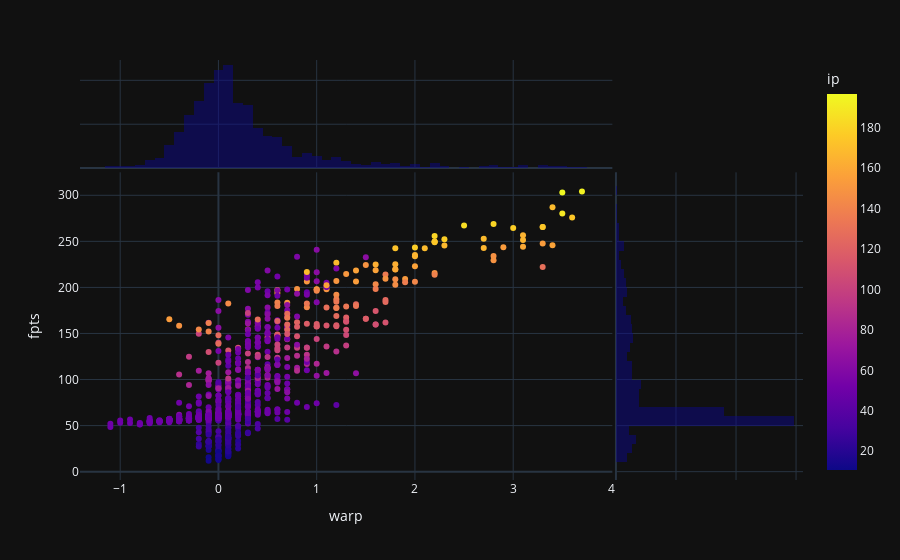

Notebook source saved alongside this figure:
### Code cell
fig = px.scatter(
    df_pecota_pitching[["name", "age", "ip", "warp", "fantraxid", "fpts"]],
    x="warp",
    y="fpts",
    color="ip",
    hover_data=["name", "fantraxid"],
    marginal_x="histogram",
    marginal_y="histogram",
)
fig.show()

### Figure 1 — Plotly figure (JSON) as saved in the notebook; plotly's stock layout.template omitted (floating-point values rounded to 4 significant figures; data arrays with more than 128 entries replaced by an {"elided": "..."} marker saying what was removed)
{"data": [{"customdata": {"elided": "988x2 str values"}, "hovertemplate": "warp=%{x}<br>fpts=%{y}<br>name=%{customdata[0]}<br>fantraxid=%{customdata[1]}<br>ip=%{marker.color}<extra></extra>", "legendgroup": "", "marker": {"color": {"elided": "988 float values"}, "coloraxis": "coloraxis", "symbol": "circle"}, "mode": "markers", "name": "", "orientation": "v", "showlegend": false, "type": "scatter", "x": {"elided": "988 float values"}, "xaxis": "x", "y": {"elided": "988 float values"}, "yaxis": "y"}, {"alignmentgroup": "True", "bingroup": "x", "hovertemplate": "warp=%{x}<br>count=%{y}<extra></extra>", "legendgroup": "", "marker": {"color": "#0d0887"}, "name": "", "offsetgroup": "", "opacity": 0.5, "showlegend": false, "type": "histogram", "x": {"elided": "988 float values"}, "xaxis": "x3", "yaxis": "y3"}, {"alignmentgroup": "True", "bingroup": "y", "hovertemplate": "fpts=%{y}<br>count=%{x}<extra></extra>", "legendgroup": "", "marker": {"color": "#0d0887"}, "name": "", "offsetgroup": "", "opacity": 0.5, "showlegend": false, "type": "histogram", "xaxis": "x2", "y": {"elided": "988 float values"}, "yaxis": "y2"}], "layout": {"barmode": "overlay", "coloraxis": {"colorbar": {"title": {"text": "ip"}}, "colorscale": [[0, "#0d0887"], [0.1111, "#46039f"], [0.2222, "#7201a8"], [0.3333, "#9c179e"], [0.4444, "#bd3786"], [0.5556, "#d8576b"], [0.6667, "#ed7953"], [0.7778, "#fb9f3a"], [0.8889, "#fdca26"], [1, "#f0f921"]]}, "legend": {"tracegroupgap": 0}, "margin": {"t": 60}, "xaxis": {"anchor": "y", "domain": [0, 0.7363], "title": {"text": "warp"}}, "xaxis2": {"anchor": "y2", "domain": [0.7413, 1], "matches": "x2", "showgrid": true, "showline": false, "showticklabels": false, "ticks": ""}, "xaxis3": {"anchor": "y3", "domain": [0, 0.7363], "matches": "x", "showgrid": true, "showticklabels": false}, "xaxis4": {"anchor": "y4", "domain": [0.7413, 1], "matches": "x2", "showgrid": true, "showline": false, "showticklabels": false, "ticks": ""}, "yaxis": {"anchor": "x", "domain": [0, 0.7326], "title": {"text": "fpts"}}, "yaxis2": {"anchor": "x2", "domain": [0, 0.7326], "matches": "y", "showgrid": true, "showticklabels": false}, "yaxis3": {"anchor": "x3", "domain": [0.7426, 1], "matches": "y3", "showgrid": true, "showline": false, "showticklabels": false, "ticks": ""}, "yaxis4": {"anchor": "x4", "domain": [0.7426, 1], "matches": "y3", "showgrid": true, "showline": false, "showticklabels": false, "ticks": ""}}}
